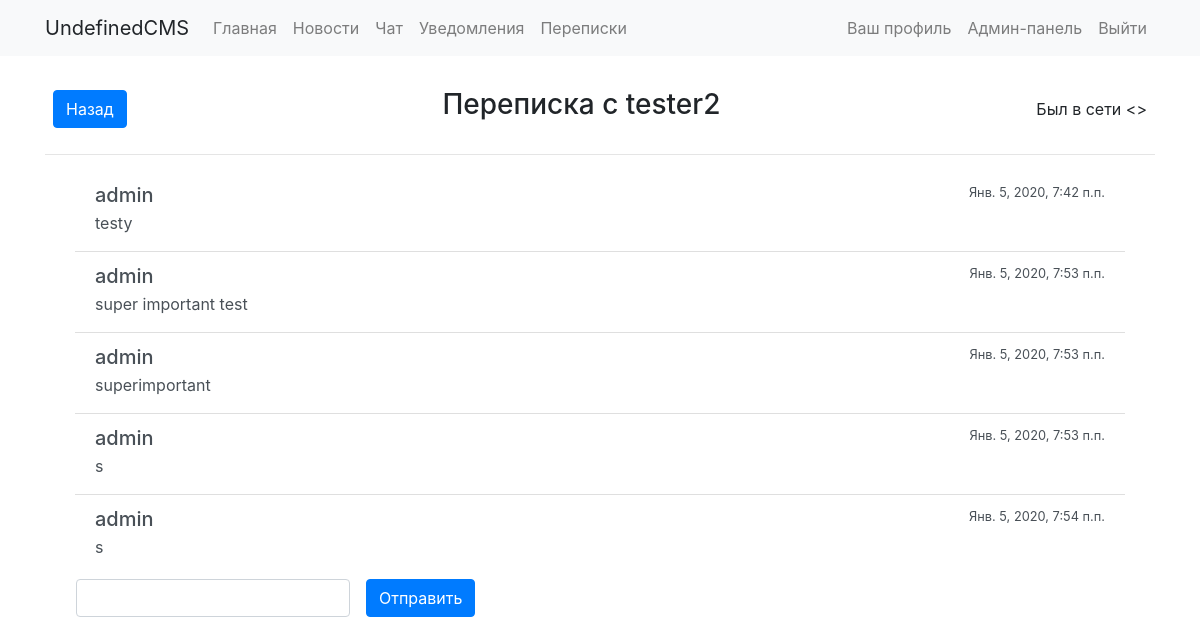
Before: /conversations/user/3 (signed in) with the older database file.
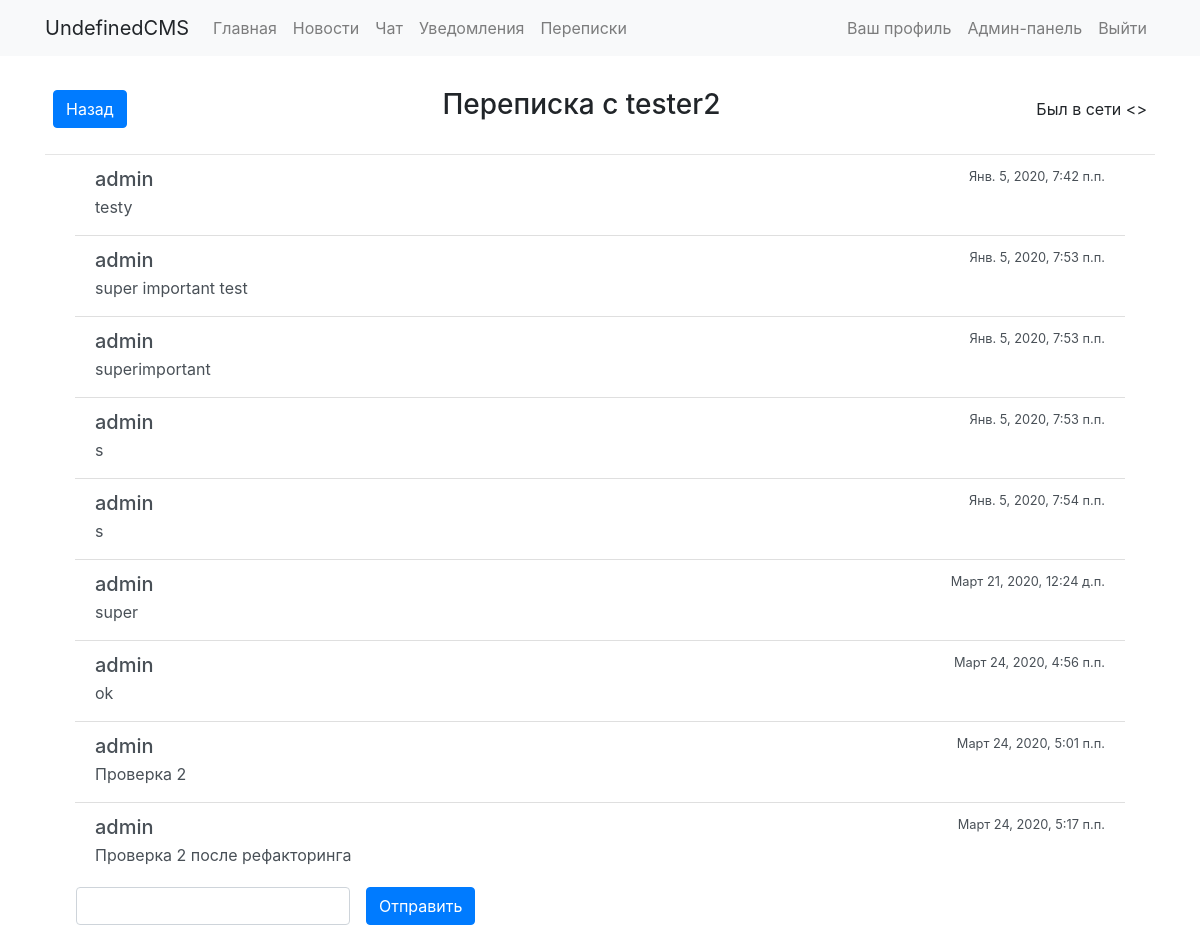
After: the same page with the newer database file.
### personal_messages/models.py (models this page shows, shortened)
class ConversationMessage(models.Model):
    user = models.ForeignKey(User, on_delete=models.CASCADE)
    text = models.TextField()
    date_time = models.DateTimeField()

### personal_messages/views.py (the view)
# urls.py: path('user/<int:user_id>', views.DialogPage.as_view(), name='conversation')
class DialogPage(View):
    def get(self, request, user_id):
        context = dict()
        if request.user.is_authenticated:
            try:
                user_messaging_with = User.objects.get(pk=user_id)
                context['user_messaging_with'] = user_messaging_with
            except ObjectDoesNotExist:
                return HttpResponseRedirect('/conversations')
            current_conversation = None
            for conversation in request.user.conversationlist.conversations.all():
                if conversation.user1.id == user_messaging_with.id or conversation.user2.id == user_messaging_with.id:
                    current_conversation = conversation
            if current_conversation == None:
                context['messages'] = []
                context['conversation_id'] = 0
            else:
                context['messages'] = current_conversation.get_messages_sorted_by_date()
                context['conversation_id'] = current_conversation.pk
            return render(request, 'personal_messages/base.html', context)
        else:
            return HttpResponseRedirect('/auth/login')

### personal_messages/models.py (called while the page is built)
    def get_messages_sorted_by_date(self):
        if len(self.messages.all()) != 0:
            return self.messages.all().order_by('date_time')
        else:
            return []

### personal_messages/templates/personal_messages/base.html (shortened to what this page needs)
{% extends "base_general.html" %}
{% load static %}
{% block title_header %}
<div class="d-flex justify-content-between align-items-center">
  <div class="d-inline-block">
   <div class="p-2">
      <a href="/conversations">
        <button class="btn btn-primary">Назад</button>
      </a>
    </div>
  </div>
  <div class="p-2">
    <h3>Переписка с {{user_messaging_with}}</h3>
  </div>
  <div class="p-2">
    Был в сети <>
  </div>
</div>
{% endblock %}
{% block content %}
<div class="container">
  <div id="msg-list-div" class="overflow-auto" style="max-height: 60vh !important;">
<div id="msg-list" class="list-group list-group-flush">
{% for message in messages %}
  <div class="list-group-item list-group-item-action flex-column align-items-start">
    <div class="d-flex w-100 justify-content-between">
      <h5 class="mb-1">{{message.user.username}}</h5>
      <small>{{message.date_time}}</small>
    </div>
    <p class="mb-1">{{message.text}}</p>
  </div>
{% endfor %}
</div>
  </div>
</div>
<div class="form-inline affix-bottom mt-1 h-20">
  <div id="chat-bottom" class="form-group mx-3 mb-2">
    <input type="text" name="text" class="form-control" required="" id="id_text">
  </div>
  <button type="submit" class="btn btn-primary mb-2" id="send">Отправить</button>
</div>
{% endblock %}

### templates/base_general.html (shortened to what this page needs)
<!doctype html>
<html lang="ru">
  <head>
    <link rel="stylesheet" href="https://stackpath.bootstrapcdn.com/bootstrap/4.3.1/css/bootstrap.min.css">
  </head>
  <body>
    {% include 'standart_menu.html' %}
    <div class="container">
      <div class="row">
        <div class="col-lg-12">
          {% block title_header %}{% endblock %}
          <hr>
          <div class="container">
			{% block content %}{% endblock %}
          </div>
        </div>
      </div>
    </div>
  </body>
</html>

### templates/standart_menu.html (shortened to what this page needs)
<nav class="navbar navbar-expand-lg navbar-light bg-light sticky-top" >
  <div class="container">
    <a class="navbar-brand">UndefinedCMS</a>
    <div id="my-nav" class="collapse navbar-collapse justify-content-start">
      <ul class="navbar-nav">
        <li class="nav-item">
          <a class="nav-link" href="/">Главная</a>
        </li>
        <li class="nav-item">
          <a class="nav-link" href="/news/">Новости</a>
        </li>
        <li class="nav-item">
          <a class="nav-link" href="/chat/">Чат</a>
        </li>
        <li class="nav-item">
          <a class="nav-link" href="/notifications/">Уведомления</a>
        </li>
          <li class="nav-item">
          <a class="nav-link" href="/conversations/">Переписки</a>
        </li>
      </ul>
    </div>
    <div id="my-nav" class="collapse navbar-collapse justify-content-end">
      <ul class="navbar-nav">
        <li class="nav-item">
          {% if request.user.is_authenticated %}
          <a class="nav-link" href="/profile">Ваш профиль</a>
          {% else %}
          <a class="nav-link" href="/auth/login">Авторизация</a>
          {% endif %}
        </li>
        {% if request.user.is_authenticated %}
          {% if request.user.username == 'admin' %}
            <li class="nav-item">
              <a class="nav-link" href="/admin">Админ-панель</a>
            </li>
          {% endif %}
        {% endif %}
        {% if request.user.is_authenticated %}
          <li class="nav-item">
            <a class="nav-link" href="/auth/logout">Выйти</a>
          </li>
        {% endif %}
      </ul>
    </div>
  </div>
</nav>

Changed rows visible on the page:
added ConversationMessage: user.username "admin", date_time "Март 21, 2020, 12:24 д.п.", text "super"
added ConversationMessage: user.username "admin", date_time "Март 24, 2020, 4:56 п.п.", text "ok"
added ConversationMessage: user.username "admin", date_time "Март 24, 2020, 5:01 п.п.", text "Проверка 2"
added ConversationMessage: user.username "admin", date_time "Март 24, 2020, 5:17 п.п.", text "Проверка 2 после рефакторинга"
